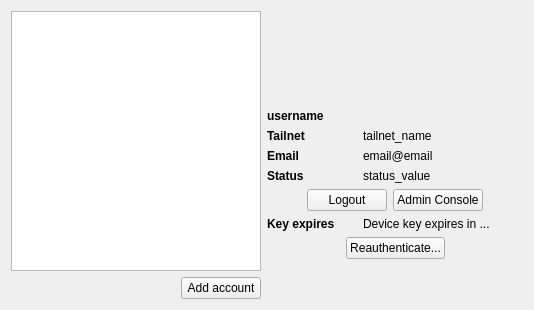
      <widget class="QWidget" name="tabAccount">
       <attribute name="icon">
        <iconset theme="user-offline"/>
       </attribute>
       <attribute name="title">
        <string>Account</string>
       </attribute>
       <layout class="QVBoxLayout" name="verticalLayout_16">
        <item>
         <layout class="QHBoxLayout" name="horizontalLayout_18">
          <item>
           <layout class="QVBoxLayout" name="verticalLayout">
            <item>
             <widget class="QListWidget" name="lstAccounts">
              <property name="sizePolicy">
               <sizepolicy hsizetype="Minimum" vsizetype="Expanding">
                <horstretch>0</horstretch>
                <verstretch>0</verstretch>
               </sizepolicy>
              </property>
              <property name="minimumSize">
               <size>
                <width>250</width>
                <height>0</height>
               </size>
              </property>
              <property name="maximumSize">
               <size>
                <width>250</width>
                <height>16777215</height>
               </size>
              </property>
              <property name="selectionRectVisible">
               <bool>true</bool>
              </property>
             </widget>
            </item>
            <item>
             <layout class="QHBoxLayout" name="horizontalLayout_9">
              <item>
               <spacer name="horizontalSpacer">
                <property name="orientation">
                 <enum>Qt::Horizontal</enum>
                </property>
                <property name="sizeHint" stdset="0">
                 <size>
                  <width>40</width>
                  <height>20</height>
                 </size>
                </property>
               </spacer>
              </item>
              <item>
               <widget class="QPushButton" name="btnAddAccount">
                <property name="sizePolicy">
                 <sizepolicy hsizetype="Fixed" vsizetype="Fixed">
                  <horstretch>0</horstretch>
                  <verstretch>0</verstretch>
                 </sizepolicy>
                </property>
                <property name="text">
                 <string>Add account</string>
                </property>
               </widget>
              </item>
             </layout>
            </item>
           </layout>
          </item>
          <item>
           <layout class="QVBoxLayout" name="accountDetailsContainer">
            <item>
             <layout class="QHBoxLayout" name="horizontalLayout_17">
              <item>
               <spacer name="horizontalSpacer_11">
                <property name="orientation">
                 <enum>Qt::Horizontal</enum>
                </property>
                <property name="sizeHint" stdset="0">
                 <size>
                  <width>40</width>
                  <height>20</height>
                 </size>
                </property>
               </spacer>
              </item>
              <item>
               <widget class="QLabel" name="lblUserImage">
                <property name="sizePolicy">
                 <sizepolicy hsizetype="Fixed" vsizetype="Fixed">
                  <horstretch>0</horstretch>
                  <verstretch>0</verstretch>
                 </sizepolicy>
                </property>
                <property name="minimumSize">
                 <size>
                  <width>92</width>
                  <height>92</height>
                 </size>
                </property>
                <property name="maximumSize">
                 <size>
                  <width>92</width>
                  <height>92</height>
                 </size>
                </property>
                <property name="text">
                 <string/>
                </property>
                <property name="pixmap">
                 <pixmap resource="../resources.qrc">:/icons/tray-on.png</pixmap>
                </property>
                <property name="scaledContents">
                 <bool>true</bool>
                </property>
               </widget>
              </item>
              <item>
               <spacer name="horizontalSpacer_12">
                <property name="orientation">
                 <enum>Qt::Horizontal</enum>
                </property>
                <property name="sizeHint" stdset="0">
                 <size>
                  <width>40</width>
                  <height>20</height>
                 </size>
                </property>
               </spacer>
              </item>
             </layout>
            </item>
            <item>
             <widget class="QLabel" name="lblUsername">
              <property name="font">
               <font>
                <bold>true</bold>
               </font>
              </property>
              <property name="text">
               <string>username</string>
              </property>
              <property name="margin">
               <number>6</number>
              </property>
             </widget>
            </item>
            <item>
             <layout class="QHBoxLayout" name="horizontalLayout_11">
              <item>
               <widget class="QLabel" name="label_12">
                <property name="sizePolicy">
                 <sizepolicy hsizetype="Minimum" vsizetype="Preferred">
                  <horstretch>0</horstretch>
                  <verstretch>0</verstretch>
                 </sizepolicy>
                </property>
                <property name="minimumSize">
                 <size>
                  <width>90</width>
                  <height>0</height>
                 </size>
                </property>
                <property name="maximumSize">
                 <size>
                  <width>90</width>
                  <height>16777215</height>
                 </size>
                </property>
                <property name="font">
                 <font>
                  <bold>true</bold>
                 </font>
                </property>
                <property name="text">
                 <string>Tailnet</string>
                </property>
               </widget>
              </item>
              <item>
               <widget class="QLabel" name="lblTailnetName">
                <property name="font">
                 <font>
                  <bold>false</bold>
                 </font>
                </property>
                <property name="text">
                 <string>tailnet_name</string>
                </property>
               </widget>
              </item>
             </layout>
            </item>
            <item>
             <layout class="QHBoxLayout" name="horizontalLayout_12">
              <item>
               <widget class="QLabel" name="label_13">
                <property name="sizePolicy">
                 <sizepolicy hsizetype="Minimum" vsizetype="Preferred">
                  <horstretch>0</horstretch>
                  <verstretch>0</verstretch>
                 </sizepolicy>
                </property>
                <property name="minimumSize">
                 <size>
                  <width>90</width>
                  <height>0</height>
                 </size>
                </property>
                <property name="maximumSize">
                 <size>
                  <width>90</width>
                  <height>16777215</height>
                 </size>
                </property>
                <property name="font">
                 <font>
                  <bold>true</bold>
                 </font>
                </property>
                <property name="text">
                 <string>Email</string>
                </property>
               </widget>
              </item>
              <item>
               <widget class="QLabel" name="lblEmail">
                <property name="font">
                 <font>
                  <bold>false</bold>
                 </font>
                </property>
                <property name="text">
                 <string>email@email</string>
                </property>
               </widget>
              </item>
             </layout>
            </item>
            <item>
             <layout class="QHBoxLayout" name="horizontalLayout_13">
              <item>
               <widget class="QLabel" name="label_14">
                <property name="sizePolicy">
                 <sizepolicy hsizetype="Minimum" vsizetype="Preferred">
                  <horstretch>0</horstretch>
                  <verstretch>0</verstretch>
                 </sizepolicy>
                </property>
                <property name="minimumSize">
                 <size>
                  <width>90</width>
                  <height>0</height>
                 </size>
                </property>
                <property name="maximumSize">
                 <size>
                  <width>90</width>
                  <height>16777215</height>
                 </size>
                </property>
                <property name="font">
                 <font>
                  <bold>true</bold>
                 </font>
                </property>
                <property name="text">
                 <string>Status</string>
                </property>
               </widget>
              </item>
              <item>
               <widget class="QLabel" name="lblStatus">
                <property name="font">
                 <font>
                  <bold>false</bold>
                 </font>
                </property>
                <property name="text">
                 <string>status_value</string>
                </property>
               </widget>
              </item>
             </layout>
            </item>
            <item>
             <layout class="QHBoxLayout" name="horizontalLayout_14">
              <item>
               <spacer name="horizontalSpacer_7">
                <property name="orientation">
                 <enum>Qt::Horizontal</enum>
                </property>
                <property name="sizeHint" stdset="0">
                 <size>
                  <width>40</width>
                  <height>20</height>
                 </size>
                </property>
               </spacer>
              </item>
              <item>
               <widget class="QPushButton" name="btnLogout">
                <property name="maximumSize">
                 <size>
                  <width>16777215</width>
                  <height>16777215</height>
                 </size>
                </property>
                <property name="text">
                 <string>Logout</string>
                </property>
               </widget>
              </item>
              <item>
               <widget class="QPushButton" name="btnAdminConsole">
                <property name="maximumSize">
                 <size>
                  <width>16777215</width>
                  <height>16777215</height>
                 </size>
                </property>
                <property name="text">
                 <string>Admin Console</string>
                </property>
               </widget>
              </item>
              <item>
               <spacer name="horizontalSpacer_8">
                <property name="orientation">
                 <enum>Qt::Horizontal</enum>
                </property>
                <property name="sizeHint" stdset="0">
                 <size>
                  <width>40</width>
                  <height>20</height>
                 </size>
                </property>
               </spacer>
              </item>
             </layout>
            </item>
            <item>
             <layout class="QHBoxLayout" name="horizontalLayout_15">
              <item>
               <widget class="QLabel" name="label_15">
                <property name="sizePolicy">
                 <sizepolicy hsizetype="Minimum" vsizetype="Preferred">
                  <horstretch>0</horstretch>
                  <verstretch>0</verstretch>
                 </sizepolicy>
                </property>
                <property name="minimumSize">
                 <size>
                  <width>90</width>
                  <height>0</height>
                 </size>
                </property>
                <property name="maximumSize">
                 <size>
                  <width>90</width>
                  <height>16777215</height>
                 </size>
                </property>
                <property name="font">
                 <font>
                  <bold>true</bold>
                 </font>
                </property>
                <property name="text">
                 <string>Key expires</string>
                </property>
               </widget>
              </item>
              <item>
               <widget class="QLabel" name="lblKeyExpiry">
                <property name="font">
                 <font>
                  <bold>false</bold>
                 </font>
                </property>
                <property name="text">
                 <string>Device key expires in ...</string>
                </property>
               </widget>
              </item>
             </layout>
            </item>
            <item>
             <layout class="QHBoxLayout" name="horizontalLayout_16">
              <item>
               <spacer name="horizontalSpacer_9">
                <property name="orientation">
                 <enum>Qt::Horizontal</enum>
                </property>
                <property name="sizeHint" stdset="0">
                 <size>
                  <width>40</width>
                  <height>20</height>
                 </size>
                </property>
               </spacer>
              </item>
              <item>
               <widget class="QPushButton" name="btnReAuthenticate">
                <property name="maximumSize">
                 <size>
                  <width>16777215</width>
                  <height>16777215</height>
                 </size>
                </property>
                <property name="text">
                 <string>Reauthenticate...</string>
                </property>
               </widget>
              </item>
              <item>
               <spacer name="horizontalSpacer_10">
                <property name="orientation">
                 <enum>Qt::Horizontal</enum>
                </property>
                <property name="sizeHint" stdset="0">
                 <size>
                  <width>40</width>
                  <height>20</height>
                 </size>
                </property>
               </spacer>
              </item>
             </layout>
            </item>
            <item>
             <spacer name="verticalSpacer_4">
              <property name="orientation">
               <enum>Qt::Vertical</enum>
              </property>
              <property name="sizeHint" stdset="0">
               <size>
                <width>20</width>
                <height>40</height>
               </size>
              </property>
             </spacer>
            </item>
           </layout>
          </item>
         </layout>
        </item>
       </layout>
      </widget>
